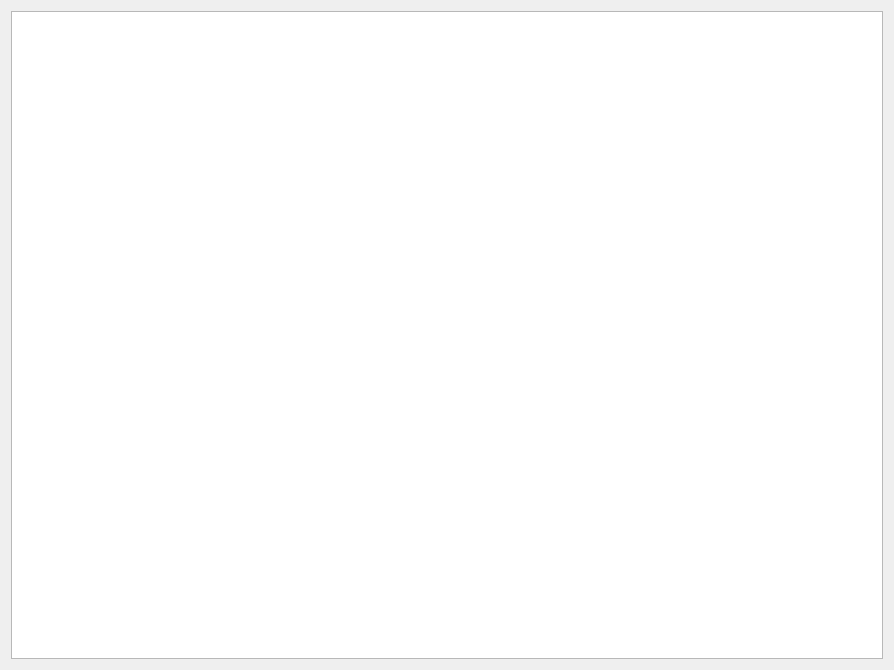
<?xml version="1.0" encoding="UTF-8"?>
<ui version="4.0">
 <class>ver_pacientes_offline</class>
 <widget class="QDialog" name="ver_pacientes_offline">
  <property name="geometry">
   <rect>
    <x>0</x>
    <y>0</y>
    <width>894</width>
    <height>670</height>
   </rect>
  </property>
  <property name="windowTitle">
   <string>Ver pacientes</string>
  </property>
  <layout class="QGridLayout" name="gridLayout">
   <item row="0" column="0">
    <widget class="QTextBrowser" name="textBrowser"/>
   </item>
  </layout>
 </widget>
 <resources/>
 <connections/>
</ui>
